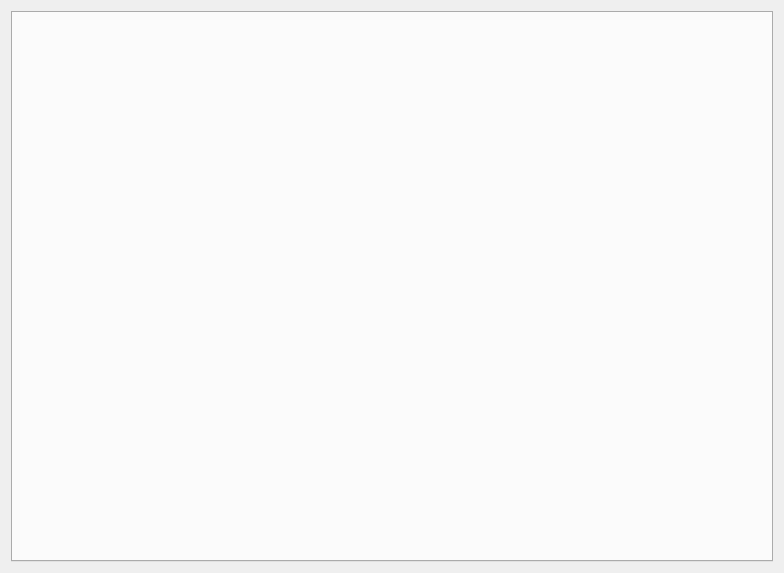
<?xml version="1.0" encoding="UTF-8"?>
<ui version="4.0">
 <class>StoreView</class>
 <widget class="QWidget" name="StoreView">
  <property name="geometry">
   <rect>
    <x>0</x>
    <y>0</y>
    <width>784</width>
    <height>573</height>
   </rect>
  </property>
  <property name="windowTitle">
   <string>Form</string>
  </property>
  <layout class="QHBoxLayout" name="horizontalLayout">
   <item>
    <widget class="QTabWidget" name="tabWidget">
     <property name="currentIndex">
      <number>-1</number>
     </property>
    </widget>
   </item>
  </layout>
 </widget>
 <resources/>
 <connections/>
</ui>
